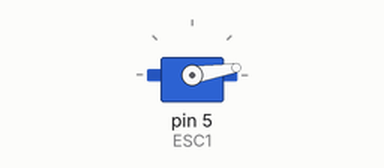
Recording of a sketch running on a simulated Arduino Uno, built with avr-gcc and run on an emulated ATmega328P. On the bench: servo.

Above: at 2.1 s.
At 9.1 s:
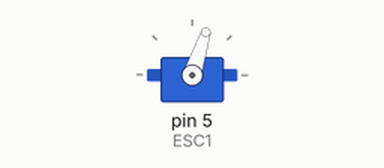
At 17.1 s:
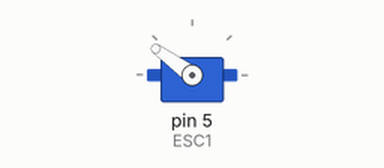
At 35.1 s:
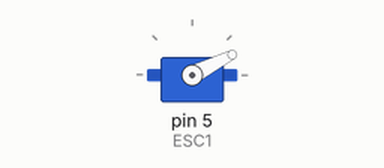
Timing chart, 0 to 39.5 s (numbered marks = the images above):
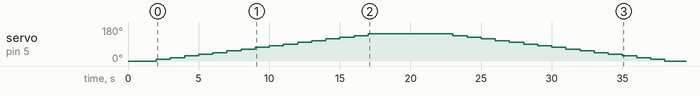

The sketch:

esc_base_test.ino
```cpp
/*
 * Oscar Johansson
 *
 * A simple esc test
 * It will  test a esc controller motor by looping through different speeds
 * Suitible to use to determine speed limits and to verify that the hardware works
 */


#include <Servo.h>

Servo ESC1; // Define the escs

// Variables used to map the speed
int min_procentage = 0; // how many procent of max speed is minimum
int max_procentage = 100; // how many procent of max speed is maximum
int min_speed = 0;
int max_speed = 180;

void esc_setup(){
  setSpeed(0);
  delay(1000);
}

void setSpeed(int speed_procentage){
  int speed = map(speed_procentage, min_procentage, max_procentage, min_speed, max_speed);
  ESC1.write(speed);

}

void setup() {
  ESC1.attach(5); //Adds ESC to certain pin
  esc_setup();

}

void loop() {

  int speed_procentage; //Implements speed variable

  for(speed_procentage = 0; speed_procentage <= 80; speed_procentage += 5) {
    setSpeed(speed_procentage);
    delay(1000);
  }

  delay(4000); //Stays on for 4 seconds

  for(speed_procentage = 80; speed_procentage > 0; speed_procentage -= 5) { // Cycles speed down to 0% power for 1 second
    setSpeed(speed_procentage);
    delay(1000);

   }

  setSpeed(0); //Sets speed variable to zero no matter what

  delay(1000); //Turns off for 1 second

}
```

Measured:
- by itself, servo on pin 5 (ESC1): rises from 0° to 144° in 15.0 s, then falls to 0° in 21.0 s
